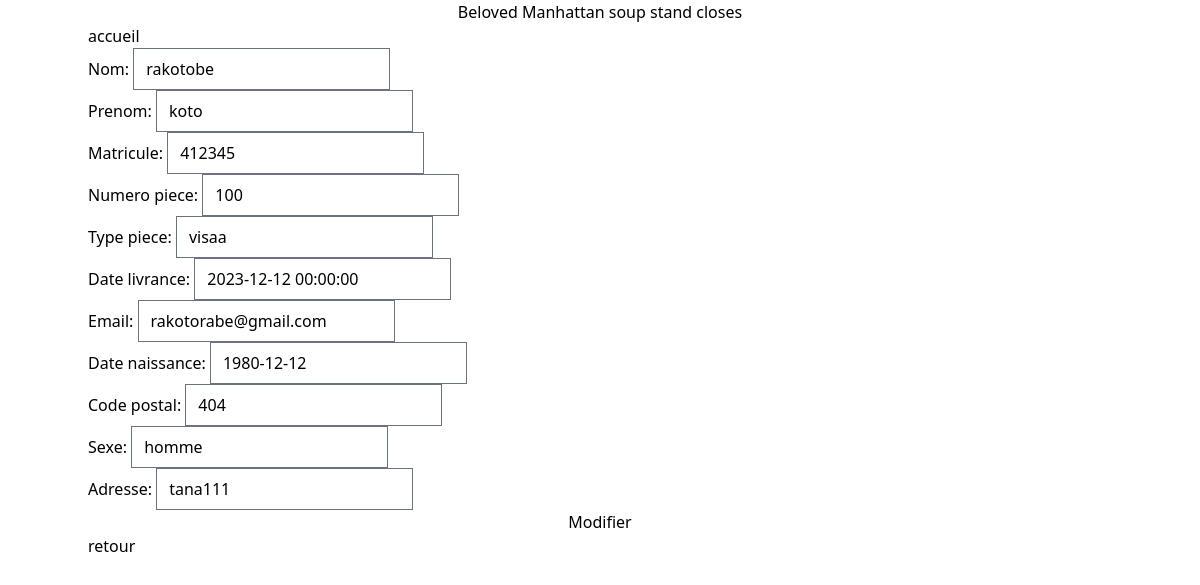
The app's page /23/ with its own data.
### tafika/models.py (models this page shows)
class Beneficiaire(models.Model):
    nom = models.CharField(max_length=255)
    prenom = models.CharField(max_length=255)
    matricule = models.CharField(max_length=255)
    numero_piece = models.CharField(max_length=255)
    type_piece = models.CharField(max_length=255)
    date_livrance = models.DateField()
    telephone = models.CharField(max_length=20)
    email = models.EmailField()
    date_naissance = models.DateField()
    code_postal = models.CharField(max_length=10)
    sexe = models.CharField(max_length=10)
    adresse = models.CharField(max_length=255)

### tafika/views.py (the view)
# urls.py: path('<int:beneficiaire_id>/', views.modifier_beneficiaire, name='modifier_beneficiaire'),
def modifier_beneficiaire(request, beneficiaire_id):
    beneficiaire = get_object_or_404(Beneficiaire, id=beneficiaire_id)
    if request.method == 'POST':
        form = BeneficiaireRegistration(request.POST, instance=beneficiaire)
        if form.is_valid():
            form.save()
            return redirect('afficher_modifications')
    else:
        form = BeneficiaireRegistration(instance=beneficiaire)
    return render(request, 'tafika/modification.html', {'form': form})

### tafika/forms.py
class BeneficiaireRegistration(forms.ModelForm):
    class Meta:
        model = Beneficiaire
        fields = ['nom', 'prenom','matricule','numero_piece','type_piece','date_livrance','email','date_naissance','code_postal','sexe','adresse']
        widgets = {
                  'nom': forms.TextInput(attrs={'class': 'form-control'}),
                  'prenom':forms.TextInput(attrs={'class': 'form-control'}),
                  'matricule':forms.TextInput(attrs={'class': 'form-control'}),
                  'numero_piece':forms.TextInput(attrs={'class': 'form-control'}),
                  'type_piece':forms.TextInput(attrs={'class': 'form-control'}),
                  'date_livrance':forms.DateTimeInput(attrs={'class': 'form-control'}),
                  'email':forms.EmailInput(attrs={'class': 'form-control'}),
                  'date_naissance':forms.TextInput(attrs={'class': 'form-control'}),
                  'code_postal':forms.TextInput(attrs={'class': 'form-control'}),
                  'sexe':forms.TextInput(attrs={'class': 'form-control'}),
                  'adresse':forms.TextInput(attrs={'class': 'form-control'}),
                  }

### tafika/templates/tafika/modification.html (shortened to what this page needs)
{% extends 'tafika/home.html'%}
{% block content%}
 <form action="" method="post">
    {{form.as_p}}
         <button class="w-full h-full rounded-md py-2 px-4 bg-blue-500 text-white disabled" type="submit">
            Modifier
        </button>
        <a href="{% url 'liste' %}">retour</a>
    </form>
{%endblock%}

### records on screen
Beneficiaire: nom "rakotobe", prenom "koto", matricule "412345", numero_piece "100", type_piece "visaa", date_livrance "2023-12-12 00:00:00", email "rakotorabe@gmail.com", date_naissance "1980-12-12", code_postal "404", sexe "homme", adresse "tana111"
